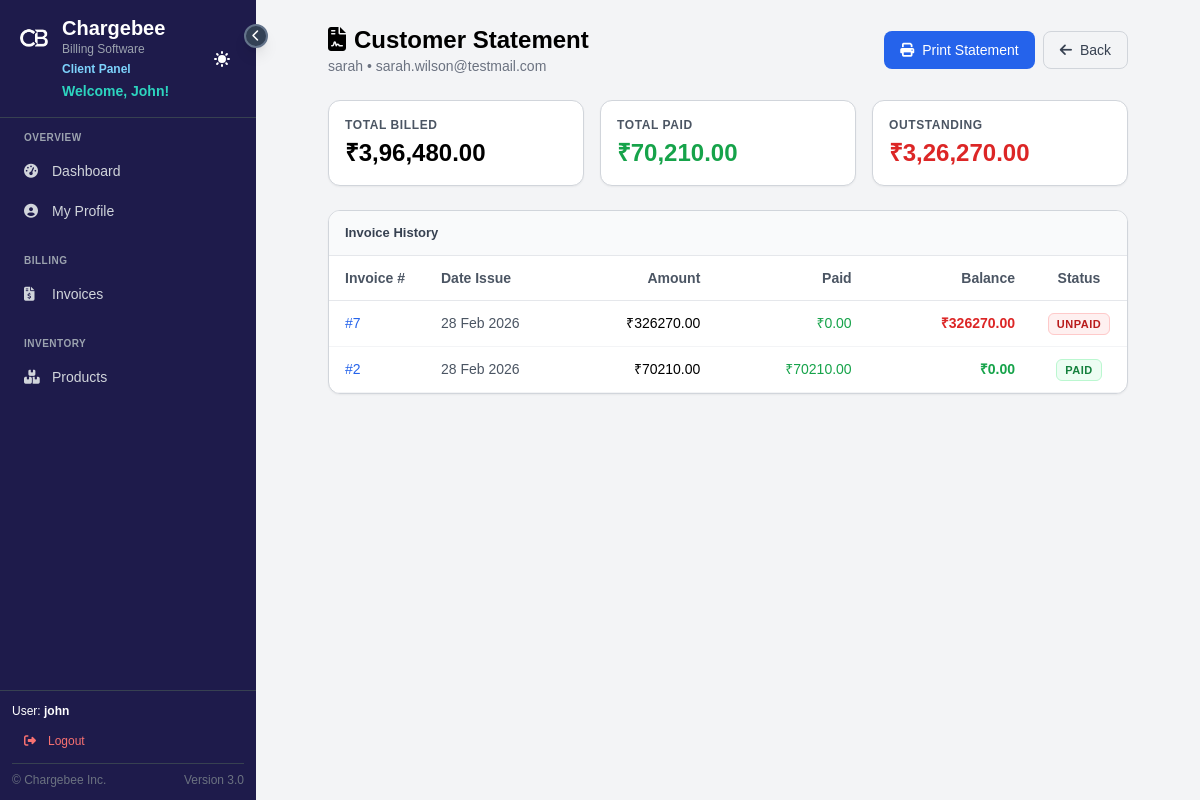
/customers/2/statement/ (signed in), run on the app's committed database.
### BillingSystem/billing/models.py (models this page shows, shortened)
class Customer(models.Model):
    name = models.CharField(max_length=100)
    email = models.EmailField(unique=True)
    phone = models.CharField(max_length=15, blank=True, default="")
    company_name = models.CharField(max_length=200, blank=True, default="")
    contact_person = models.CharField(max_length=200, blank=True, default="")
    company_type = models.CharField(max_length=50, blank=True, default="")
    address1 = models.CharField(max_length=255, blank=True, default="")
    address2 = models.CharField(max_length=255, blank=True, default="")
    landmark = models.CharField(max_length=100, blank=True, default="")
    pincode = models.CharField(max_length=20, blank=True, default="")
    city = models.CharField(max_length=100, blank=True, default="")
    state = models.CharField(max_length=100, blank=True, default="")
    country = models.CharField(max_length=100, blank=True, default='India')
    address = models.TextField(blank=True, default="") # Legacy field
    created_at = models.DateTimeField(auto_now_add=True)

class Invoice(models.Model):
    company = models.ForeignKey(Company, on_delete=models.CASCADE, null=True, blank=True, related_name='invoices')
    customer = models.ForeignKey(Customer, on_delete=models.CASCADE)
    date = models.DateTimeField(auto_now_add=True)
    total_amount = models.DecimalField(max_digits=10, decimal_places=2, default=0.00)
    qr_code = models.ImageField(upload_to='qr_codes/', blank=True, null=True)
    is_paid = models.BooleanField(default=False)
    dispatch_through = models.CharField(max_length=100, blank=True, default="")
    due_date = models.DateField(null=True, blank=True)
    payment_terms = models.TextField(blank=True, default="", help_text="e.g. Net 30, Payment Type")
    payment_note = models.TextField(blank=True, default="")
    terms_and_conditions = models.TextField(blank=True, default="")
    document_note = models.TextField(blank=True, default="")
    bank_details = models.TextField(blank=True, default="", help_text="Override bank details for this invoice")
    emailed_at = models.DateTimeField(null=True, blank=True, help_text="Last time this invoice was emailed")
    emailed_to = models.EmailField(blank=True, default="", help_text="Email address the invoice was sent to")
    reminder_sent = models.BooleanField(default=False, help_text="Indicates if a payment reminder has been sent by the admin")
    @property
    def amount_paid(self):
        return sum(t.amount for t in self.transactions.all())
    @property
    def balance_due(self):
        return self.total_amount - self.amount_paid

class Transaction(models.Model):
    invoice = models.ForeignKey(Invoice, related_name='transactions', on_delete=models.CASCADE)
    amount = models.DecimalField(max_digits=10, decimal_places=2)
    date = models.DateTimeField(auto_now_add=True)
    payment_method = models.CharField(max_length=50, choices=[('CASH', 'Cash'), ('ONLINE', 'Online')])

### BillingSystem/billing/views.py (the view)
# urls.py: path('customers/<int:pk>/statement/', customer_statement, name='customer_statement'),
@login_required
def customer_statement(request, pk):
    """Show full transaction history for a customer"""
    customer = get_object_or_404(Customer, pk=pk)
    invoices = Invoice.objects.filter(customer=customer).order_by('-date')
    total_billed = invoices.aggregate(Sum('total_amount'))['total_amount__sum'] or 0
    total_paid = Transaction.objects.filter(invoice__customer=customer).aggregate(Sum('amount'))['amount__sum'] or 0
    total_outstanding = total_billed - total_paid
    context = {
        'customer': customer,
        'invoices': invoices,
        'total_billed': indian_currency_format(total_billed),
        'total_paid': indian_currency_format(total_paid),
        'total_outstanding': indian_currency_format(total_outstanding),
    }
    return render(request, 'admin_panel/customer_statement.html', context)

### templates/admin_panel/customer_statement.html (shortened to what this page needs)
{% extends 'general/base.html' %}
{% load static %}
{% block content %}
<div class="w-full lg:px-12 mx-auto statement-container">
    <div class="flex items-center justify-between mb-6 no-print">
        <div>
            <h1 class="text-2xl font-bold"><i class="fas fa-file-contract mr-2"></i>Customer Statement</h1>
            <p class="text-gray-500 text-sm">{{ customer.name }} &bull; {{ customer.email }}</p>
        </div>
        <div class="flex gap-2">
            <button onclick="window.print()" class="px-4 py-2 bg-blue-600 text-white rounded-lg hover:bg-blue-700 text-sm flex items-center">
                <i class="fas fa-print mr-2"></i>Print Statement
            </button>
            <a href="{% url 'customer_list' %}" class="px-4 py-2 border border-gray-300 rounded-lg text-gray-700 hover:bg-gray-50 text-sm flex items-center">
                <i class="fas fa-arrow-left mr-2"></i>Back
            </a>
        </div>
    </div>
    <div class="grid grid-cols-3 gap-4 mb-6">
        <div class="bg-white border border-gray-300 p-4 rounded-xl shadow-sm">
            <div class="text-gray-600 text-xs mb-1 font-semibold uppercase tracking-wider">Total Billed</div>
            <div class="text-2xl font-bold">{{ total_billed }}</div>
        </div>
        <div class="bg-white border border-gray-300 p-4 rounded-xl shadow-sm">
            <div class="text-gray-600 text-xs mb-1 font-semibold uppercase tracking-wider">Total Paid</div>
            <div class="text-2xl font-bold text-green-600">{{ total_paid }}</div>
        </div>
        <div class="bg-white border border-gray-300 p-4 rounded-xl shadow-sm">
            <div class="text-gray-600 text-xs mb-1 font-semibold uppercase tracking-wider">Outstanding</div>
            <div class="text-2xl font-bold text-red-600">{{ total_outstanding }}</div>
        </div>
    </div>
    <div class="bg-white border border-gray-300 rounded-xl shadow-sm overflow-hidden mb-8">
        <div class="px-4 py-3 bg-gray-50 border-b border-gray-200">
            <h3 class="font-semibold text-gray-700">Invoice History</h3>
        </div>
        <table class="w-full text-sm text-left">
            <thead class="border-b border-gray-200 bg-white">
                <tr>
                    <th class="px-4 py-3 text-gray-600 font-semibold w-24">Invoice #</th>
                    <th class="px-4 py-3 text-gray-600 font-semibold w-32">Date Issue</th>
                    <th class="px-4 py-3 text-gray-600 font-semibold text-right">Amount</th>
                    <th class="px-4 py-3 text-gray-600 font-semibold text-right">Paid</th>
                    <th class="px-4 py-3 text-gray-600 font-semibold text-right">Balance</th>
                    <th class="px-4 py-3 text-gray-600 font-semibold text-center w-24">Status</th>
                </tr>
            </thead>
            <tbody>
                {% for inv in invoices %}
                <tr class="border-b border-gray-100 hover:bg-gray-50 transition-colors">
                    <td class="px-4 py-3">
                        <a href="{% url 'invoice_detail' inv.id %}" class="text-blue-600 hover:underline font-medium">#{{ inv.id }}</a>
                    </td>
                    <td class="px-4 py-3 text-gray-600">{{ inv.date|date:"d M Y" }}</td>
                    <td class="px-4 py-3 text-right">₹{{ inv.total_amount|floatformat:2 }}</td>
                    <td class="px-4 py-3 text-right text-green-600">₹{{ inv.amount_paid|floatformat:2 }}</td>
                    <td class="px-4 py-3 text-right font-semibold {% if inv.balance_due > 0 %}text-red-600{% else %}text-green-600{% endif %}">
                        ₹{{ inv.balance_due|floatformat:2 }}
                    </td>
                    <td class="px-4 py-3 text-center">
                        {% if inv.is_paid %}
                        <span class="px-2 py-1 bg-green-100/50 border border-green-200 text-green-700 rounded-md text-[11px] font-bold uppercase tracking-wider">Paid</span>
                        {% else %}
                        <span class="px-2 py-1 bg-red-100/50 border border-red-200 text-red-700 rounded-md text-[11px] font-bold uppercase tracking-wider">Unpaid</span>
                        {% endif %}
                    </td>
                </tr>
                {% endfor %}
            </tbody>
        </table>
    </div>
</div>
{% endblock %}

### templates/general/base.html (shortened to what this page needs)
{% load static %}
<!DOCTYPE html>
<html lang="en">
<head>
    <script src="https://cdn.tailwindcss.com"></script>
    <link rel="stylesheet" href="{% static 'css/main.css' %}">
    <link rel="stylesheet" href="https://cdnjs.cloudflare.com/ajax/libs/font-awesome/6.4.0/css/all.min.css">
</head>
<body class="bg-gray-100 h-screen overflow-hidden">
    <div class="flex h-screen">
        <aside id="sidebar" class="{% if user.role.role == 'client' %}bg-indigo-950{% else %}bg-slate-900{% endif %} text-white flex flex-col relative z-50">
            <button id="toggleSidebar" onclick="toggleSidebar()" class="absolute -right-3 top-6 z-50 bg-slate-700 hover:bg-slate-600 text-white w-6 h-6 rounded-full flex items-center justify-center shadow-lg border-2 border-slate-500" title="Toggle Sidebar">
                <i class="fas fa-chevron-left text-xs"></i>
            </button>
            <div class="p-4 border-b border-gray-700 flex justify-between items-center">
                <div class="sidebar-header-content">
                    <a href="{% url 'dashboard' %}" class="hover:opacity-80 transition-opacity flex items-center gap-2.5">
                        <img src="{% static 'favicon.png' %}" alt="CB Logo" class="w-9 h-9 rounded-lg">
                        <div>
                            <h1 class="text-xl font-bold leading-tight">Chargebee</h1>
                            <p class="text-xs text-gray-400">Billing Software</p>
                        </div>
                    </a>
                    <div class="pl-[46px]">
                        {% if user.role.role == 'client' %}
                        <p class="text-xs text-sky-300 font-medium mt-1" style="font-weight: bold;">Client Panel</p>
                        {% elif user.is_superuser %}
                        <p class="text-xs text-red-400 font-medium mt-1" style="font-weight: bold;">Administrator Panel</p>
                        {% endif %}
                        <p class="text-sm text-teal-400 mt-1 font-semibold">Welcome, {{ user.username|title }}!</p>
                    </div>
                </div>
                <div class="sidebar-header-content">
                    <button onclick="toggleTheme()" class="p-2 hover:bg-gray-700 rounded-lg" title="Toggle Theme">
                    </button>
                </div>
            </div>
            <nav class="flex-1 p-3 overflow-y-auto">
                <div class="mb-6">
                    <p class="px-3 text-[10px] font-bold text-gray-400 uppercase tracking-wider mb-2 sidebar-section-title">Overview</p>
                    <a href="{% url 'dashboard' %}" data-tooltip="Dashboard" class="flex items-center px-3 py-2 text-sm {% if request.resolver_match.url_name == 'dashboard' %}bg-gray-700 text-white rounded-lg{% else %}text-gray-300 hover:bg-gray-700 hover:text-white rounded-lg{% endif %}"><i class="fas fa-tachometer-alt w-5 mr-2"></i><span class="sidebar-text">Dashboard</span></a>
                    {% if user.role.role == 'client' %}
                    <a href="{% url 'client_profile' %}" data-tooltip="My Profile" class="flex items-center px-3 py-2 text-sm mt-1 {% if request.resolver_match.url_name == 'client_profile' %}bg-gray-700 text-white rounded-lg{% else %}text-gray-300 hover:bg-gray-700 hover:text-white rounded-lg{% endif %}"><i class="fas fa-user-circle w-5 mr-2"></i><span class="sidebar-text">My Profile</span></a>
                    {% endif %}
                </div>
                <div class="mb-6">
                    <p class="px-3 text-[10px] font-bold text-gray-400 uppercase tracking-wider mb-2 sidebar-section-title">Billing</p>
                    <a href="{% url 'invoice_list' %}" data-tooltip="Invoices" class="flex items-center px-3 py-2 text-sm mt-1 {% if 'invoices' in request.path and request.resolver_match.url_name != 'invoice_create' %}bg-gray-700 text-white rounded-lg{% else %}text-gray-300 hover:bg-gray-700 hover:text-white rounded-lg{% endif %}"><i class="fas fa-file-invoice-dollar w-5 mr-2"></i><span class="sidebar-text">Invoices</span></a>
                </div>
                <div class="mb-6">
                    <p class="px-3 text-[10px] font-bold text-gray-400 uppercase tracking-wider mb-2 sidebar-section-title">Inventory</p>
                    <a href="{% url 'product_list' %}" data-tooltip="Products" class="flex items-center px-3 py-2 text-sm mt-1 {% if 'products' in request.path %}bg-gray-700 text-white rounded-lg{% else %}text-gray-300 hover:bg-gray-700 hover:text-white rounded-lg{% endif %}"><i class="fas fa-boxes w-5 mr-2"></i><span class="sidebar-text">Products</span></a>
                </div>
            </nav>
            <div class="p-3 border-t border-gray-700 text-xs sidebar-footer">
                <div class="sidebar-footer-text mb-2">
                    <span>User: <strong>{{ user.username }}</strong></span>
                </div>
                <form method="post" action="{% url 'logout' %}" class="sidebar-footer-text">
                    <button type="submit" class="flex items-center gap-2 w-full px-2 py-1.5 text-red-400 hover:text-red-300 hover:bg-red-400/10 rounded-lg transition-colors" title="Logout">
                        <i class="fas fa-sign-out-alt w-5 text-center"></i>
                        <span class="sidebar-text">Logout</span>
                    </button>
                </form>
                <div class="flex items-center justify-between mt-2 pt-2 border-t border-gray-700 text-gray-500 sidebar-footer-text">
                    <a href="{% url 'about' %}" target="_blank" rel="noopener noreferrer" class="hover:text-gray-300 transition-colors">&copy; Chargebee Inc.</a>
                    <div>Version 3.0</div>
                </div>
            </div>
        </aside>
        <main class="flex-1 overflow-y-auto">
            <div class="p-6">
                {% block content %}
                {% endblock %}
            </div>
        </main>
    </div>
</body>
</html>

### static/css/main.css (style rules this page uses)
body { font-family: Arial, sans-serif; font-size: 13px; }
table { font-size: 12px; }

### templates/general/base.html (style rules this page uses)
body { transition: background-color 0.3s ease, color 0.3s ease; }
#sidebar { width: 256px; min-width: 256px; transition: width 0.3s cubic-bezier(0.4, 0, 0.2, 1), min-width 0.3s cubic-bezier(0.4, 0, 0.2, 1); }
#sidebar .sidebar-text { opacity: 1; transition: opacity 0.2s ease 0.1s; white-space: nowrap; }
#sidebar .sidebar-header-content { opacity: 1; visibility: visible; transition: opacity 0.2s ease 0.1s, visibility 0s linear 0s; white-space: nowrap; overflow: hidden; }
#sidebar .sidebar-section-title { opacity: 1; transition: opacity 0.2s ease 0.1s; white-space: nowrap; overflow: hidden; }
#sidebar .sidebar-footer-text { transition: opacity 0.2s ease 0.1s; white-space: nowrap; overflow: hidden; }
#toggleSidebar { transition: transform 0.3s ease; }

### data on the page
Customer: name "sarah", email "sarah.wilson@testmail.com"
Invoice: id "7", date "28 Feb 2026", total_amount "326270.00", amount_paid "0.00", balance_due "326270.00", is_paid "UNPAID"
Invoice: id "2", date "28 Feb 2026", total_amount "70210.00", amount_paid "70210.00", balance_due "0.00", is_paid "PAID"

### other printed values
{{ user.username|title }} "John"
{{ user.username }} "john"
{{ total_billed }} "₹3,96,480.00"
{{ total_paid }} "₹70,210.00"
{{ total_outstanding }} "₹3,26,270.00"
